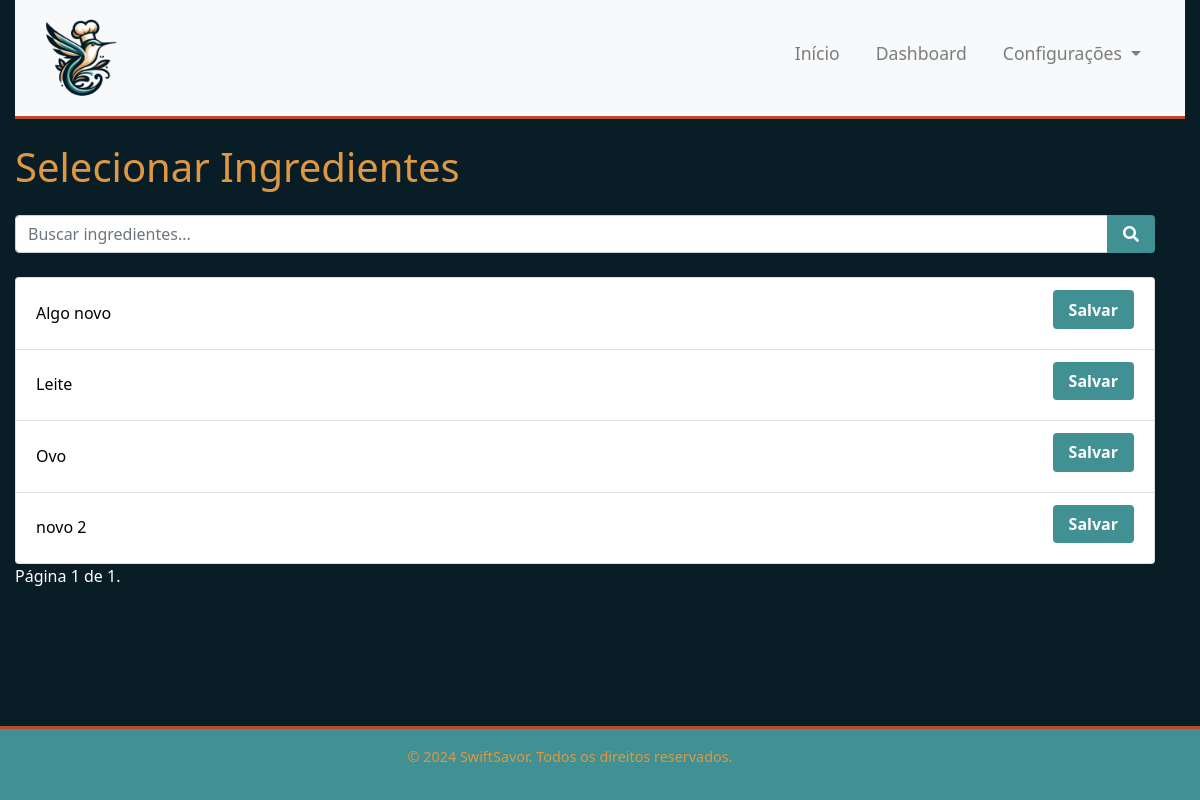
Before: /ingredients/selecionar/ (signed in) with the older database file.
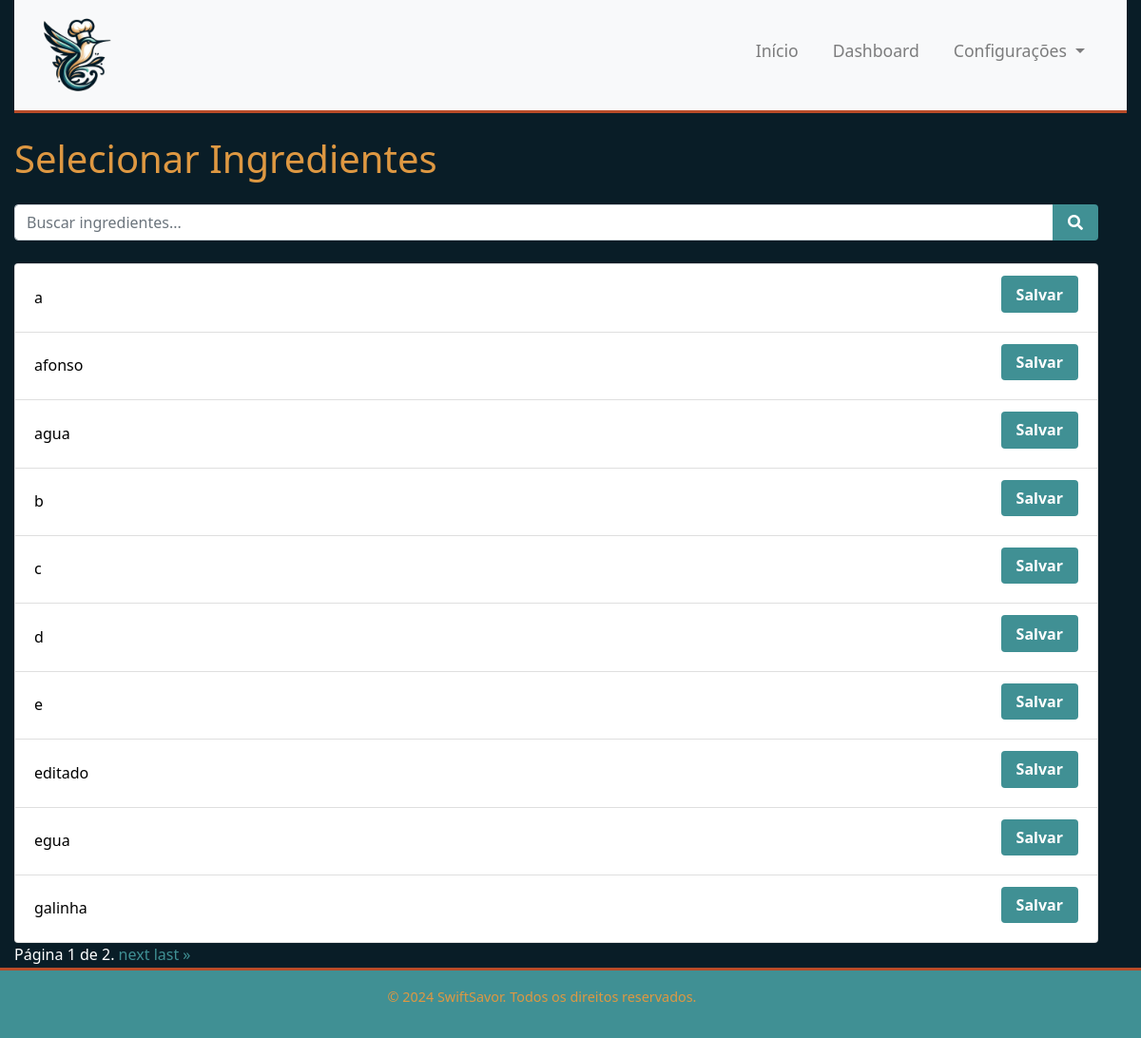
After: the same page with the newer database file.
### ingredients/models.py (models this page shows, shortened)
class Ingrediente(models.Model):
    nome = models.CharField(max_length=200)
    user = models.ForeignKey(settings.AUTH_USER_MODEL, on_delete=models.CASCADE, null=True)

### ingredients/views.py (the view)
# urls.py: path('selecionar/', views.selecionar_ingredientes, name='selecionar_ingredientes'),
@login_required
def selecionar_ingredientes(request):
    usuario_ingredientes = UsuarioIngrediente.objects.filter(usuario=request.user).values_list('ingrediente_id', flat=True)
    query = request.GET.get('q', '')
    ingredientes = Ingrediente.objects.filter(nome__icontains=query).order_by('nome') if query else Ingrediente.objects.all().order_by('nome')
    page = request.GET.get('page', 1)
    paginator = Paginator(ingredientes, 10)
    try:
        ingredientes = paginator.page(page)
    except PageNotAnInteger:
        ingredientes = paginator.page(1)
    except EmptyPage:
        ingredientes = paginator.page(paginator.num_pages)
    return render(request, 'ingredients/selecionar_ingredientes.html', {
        'ingredientes': ingredientes,
        'usuario_ingredientes': usuario_ingredientes,
        'query': query
    })

### ingredients/templates/ingredients/selecionar_ingredientes.html (shortened to what this page needs)
{% extends 'main/base.html' %}
{% block content %}
<div class="container mt-4">
    <h1 class="mb-4">Selecionar Ingredientes</h1>
    <form method="get" action="" class="mb-3">
        <div class="input-group">
            <input type="text" class="form-control" placeholder="Buscar ingredientes..." name="q" value="{{ query }}">
            <div class="input-group-append">
                <button class="btn btn-primary" type="submit"><i class="fas fa-search"></i></button>
            </div>
        </div>
    </form>
    <ul class="list-group">
        {% for ingrediente in ingredientes %}
        <li class="list-group-item d-flex justify-content-between align-items-center">
            {{ ingrediente.nome }}
            <form method="post" action="{% url 'selecionar_ingredientes' %}">
                <button type="submit" class="btn {% if ingrediente.id in usuario_ingredientes %}btn-secondary disabled{% else %}btn-primary{% endif %}">Salvar</button>
            </form>
        </li>
        {% endfor %}
    </ul>
    <div class="pagination">
        <span class="step-links">
            <span class="current">
                Página {{ ingredientes.number }} de {{ ingredientes.paginator.num_pages }}.
            </span>
            {% if ingredientes.has_next %}
                <a href="?page={{ ingredientes.next_page_number }}">next</a>
                <a href="?page={{ ingredientes.paginator.num_pages }}">last &raquo;</a>
            {% endif %}
        </span>
    </div>
</div>
{% endblock %}

### main/templates/main/base.html (shortened to what this page needs)
{% load static %}
<!DOCTYPE html>
<html lang="pt-BR">
<head>
    <link rel="stylesheet" href="https://stackpath.bootstrapcdn.com/bootstrap/4.3.1/css/bootstrap.min.css">
    <link rel="stylesheet" href="{% static 'main/css/styles.css' %}">
    <link rel="stylesheet" href="https://cdnjs.cloudflare.com/ajax/libs/font-awesome/5.15.3/css/all.min.css">
</head>
<body>
    <div class="container-fluid">
        <nav class="navbar navbar-expand-lg navbar-light bg-light">
            <img src="{% static 'main/logo.png' %}" alt="SwiftSavor Logo" height="100">
            <div class="collapse navbar-collapse justify-content-end" id="navbarNav">
                <ul class="navbar-nav">
                    <li class="nav-item">
                        <a class="nav-link px3" href="{% url 'index' %}">Início</a>
                    </li>
                    {% if user.is_authenticated %}
                        {% if user.is_staff %}
                            <li class="nav-item">
                                <a class="nav-link px3" href="{% url 'admin_dashboard' %}">Dashboard</a>
                            </li>
                            <li class="nav-item dropdown">
                                <a class="nav-link dropdown-toggle px3" href="#" id="navbarDropdownConfiguracoes" role="button" data-toggle="dropdown" aria-haspopup="true" aria-expanded="false">
                                    Configurações
                                </a>
                            </li>
                        {% endif %}
                    {% endif %}
                </ul>
            </div>
        </nav>
        {% block content %}{% endblock %}
    </div>
    <footer class="footer mt-auto py-3">
        <div class="container text-center">
            <p>&copy; 2024 SwiftSavor. Todos os direitos reservados.</p>
        </div>
    </footer>
</body>
</html>

### main/static/main/css/styles.css (style rules this page uses)
* { margin: 0; padding: 0; box-sizing: border-box; }
body { background-color: #091d27; color: #ffffff; font-family: 'Segoe UI', Tahoma, Geneva, Verdana, sans-serif; font-size: 1rem; line-height: 1.6; min-height: 100vh; display: flex; flex-direction: column; }
a { color: #409094; text-decoration: none; }
.container { flex: 1; padding-left: 0; padding-right: 0; width: 100%; margin: 0; }
h1, h2, h3, h4, h5, h6 { color: #de9842; line-height: 1.2; }
.btn { font-size: 1rem; padding: 0.5rem 1rem; height: 2.4rem; text-align: center; display: flex; justify-content: center; align-items: center; margin-bottom: 0.5rem; }
.list-group-item .btn { float: right; }
.footer { background-color: #409094; color: #de9842; padding: 10px 0; text-align: center; border-top: 3px solid #b84c29; font-size: 0.9rem; }
.list-group-item { color: #000000; }
.navbar { background-color: #409094; border-bottom: 3px solid #b84c29; min-height: 80px; width: 100%; display: flex; justify-content: space-between; align-items: center; }
.navbar .navbar-brand, .navbar .nav-link { color: #de9842; transition: color 0.3s ease-in-out; }
.navbar-nav .nav-link { padding-right: .8rem; padding-left: .8rem; font-size: 1.1rem; padding: 0.5rem 1rem; flex: 1; }
.navbar-nav { align-items: center; display: flex; line-height: 20px; margin-top: auto; margin-bottom: auto; flex-wrap: wrap; }
.navbar-nav > .nav-item { margin-right: 20px; margin-bottom: 10px; }
.btn-primary { background-color: #409094; color: #fff; border: none; font-weight: bold; }

Changed rows visible on the page:
removed Ingrediente: nome "Algo novo"
removed Ingrediente: nome "Leite"
removed Ingrediente: nome "Ovo"
removed Ingrediente: nome "novo 2"
added Ingrediente: nome "a"
added Ingrediente: nome "afonso"
added Ingrediente: nome "agua"
added Ingrediente: nome "b"
added Ingrediente: nome "c"
added Ingrediente: nome "d"
added Ingrediente: nome "e"
added Ingrediente: nome "editado"
added Ingrediente: nome "egua"
added Ingrediente: nome "galinha"
Other visible differences:
{{ ingredientes.paginator.num_pages }}: "1" → "2"
text now shown: "next last »"
